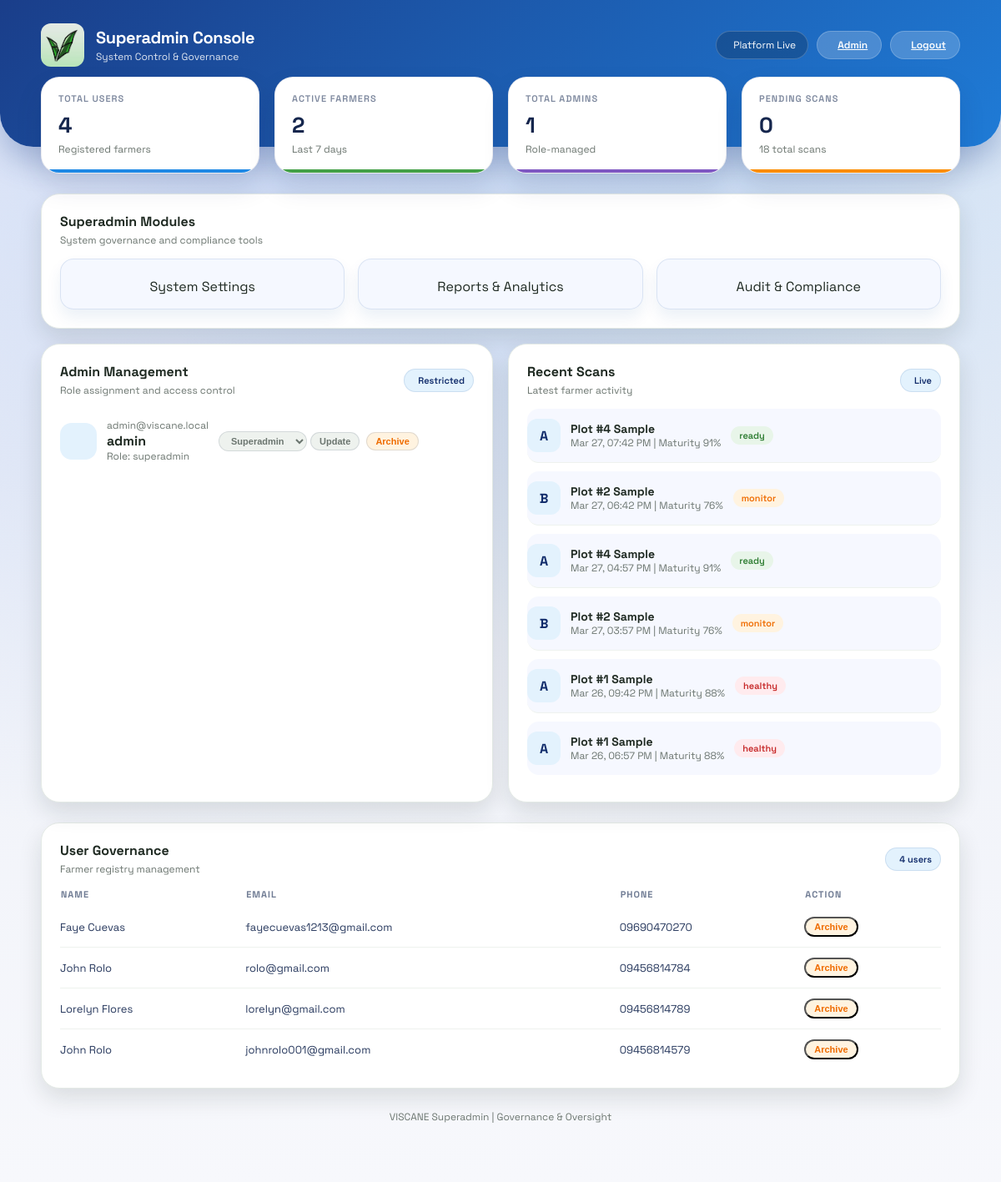
Page /superadmin (signed in) on the earlier database version.
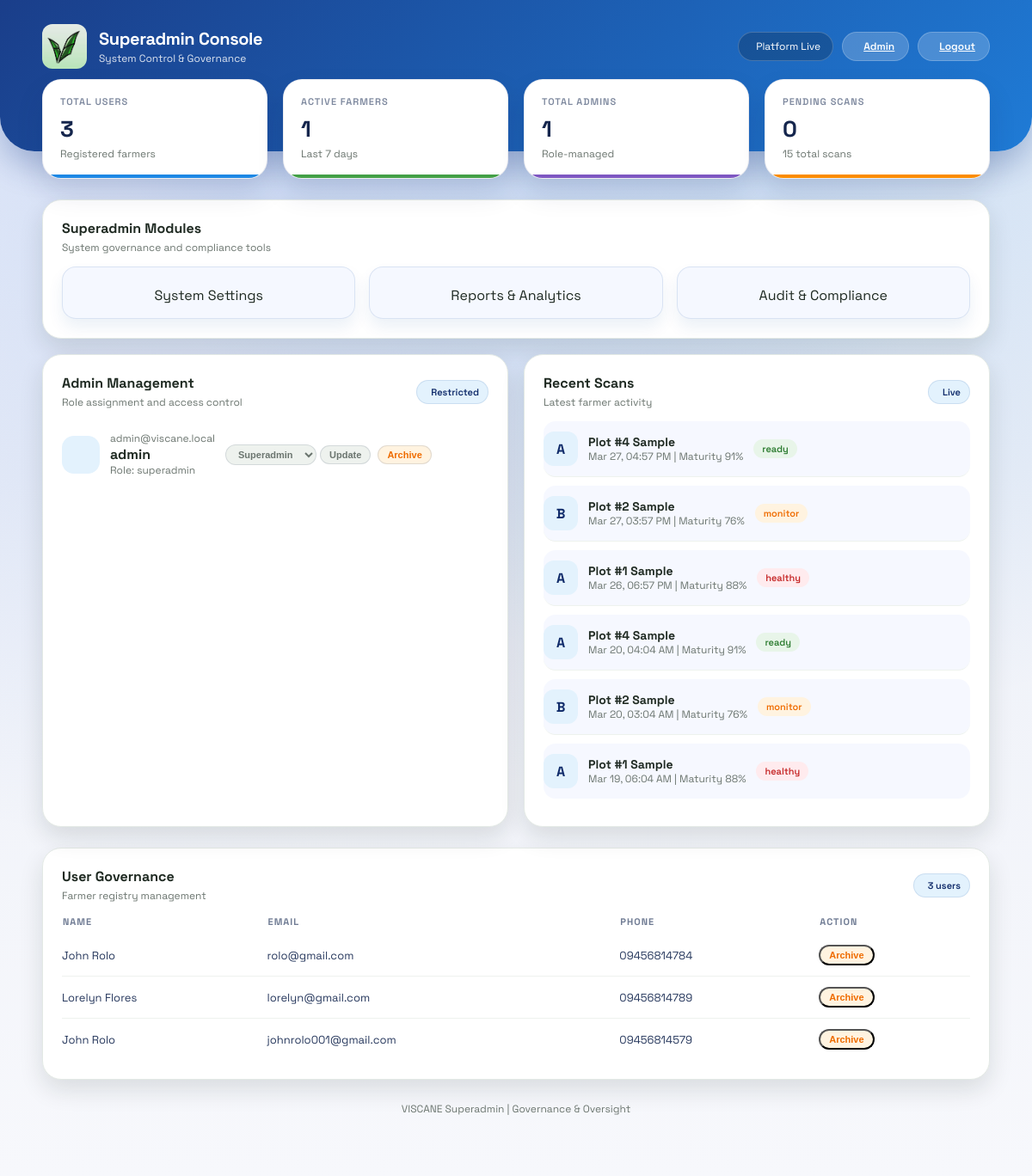
Same page on the later database version.
### models.py (models this page shows)
class Admin(db.Model):
    id = db.Column(db.Integer, primary_key=True)
    username = db.Column(db.String(80), unique=True, nullable=False)
    email = db.Column(db.String(120), unique=True, nullable=False)
    password_hash = db.Column(db.String(200), nullable=False)
    role = db.Column(db.String(40), nullable=False, default='admin')
    is_archived = db.Column(db.Boolean, nullable=False, default=False)

class Scan(db.Model):
    id = db.Column(db.Integer, primary_key=True)
    user_id = db.Column(db.Integer, db.ForeignKey('user.id', ondelete='CASCADE'), nullable=False)
    plot_name = db.Column(db.String(80), nullable=False)
    grade = db.Column(db.String(2), nullable=False)
    maturity_pct = db.Column(db.Integer, nullable=False)
    status = db.Column(db.String(20), nullable=False, default='pending')
    created_at = db.Column(db.DateTime, default=datetime.utcnow, nullable=False)
    user = db.relationship('User', backref=db.backref('scans', lazy=True, cascade='all, delete-orphan'))

class User(db.Model):
    id = db.Column(db.Integer, primary_key=True)
    fullname = db.Column(db.String(100), nullable=False)
    email = db.Column(db.String(120), unique=True, nullable=False)
    phone = db.Column(db.String(20), nullable=False)
    password = db.Column(db.String(200), nullable=False)
    province = db.Column(db.String(120), nullable=True)
    municipality = db.Column(db.String(120), nullable=True)
    barangay = db.Column(db.String(120), nullable=True)
    is_active = db.Column(db.Boolean, nullable=False, default=True)
    is_archived = db.Column(db.Boolean, nullable=False, default=False)

### app.py (the view)
@app.route('/superadmin')
@role_required('superadmin')
def superadmin_portal():
    total_users = User.query.filter_by(is_archived=False).count()
    total_admins = Admin.query.filter_by(is_archived=False).count()
    seven_days_ago = datetime.utcnow() - timedelta(days=7)
    active_user_ids = db.session.query(User.id).filter(User.is_archived.is_(False)).subquery()
    active_farmers = db.session.query(Scan.user_id).filter(
        Scan.created_at >= seven_days_ago,
        Scan.user_id.in_(active_user_ids)
    ).distinct().count()
    total_scans = Scan.query.count()
    pending_scans = Scan.query.filter(
        Scan.status == 'pending',
        Scan.user_id.in_(active_user_ids)
    ).count()
    admins = Admin.query.filter_by(is_archived=False).order_by(Admin.id.desc()).all()
    users = User.query.filter_by(is_archived=False).order_by(User.id.desc()).limit(8).all()
    recent_scans = Scan.query.filter(Scan.user_id.in_(active_user_ids)).order_by(Scan.created_at.desc()).limit(6).all()
    return render_template(
        'superadmin.html',
        total_users=total_users,
        total_admins=total_admins,
        active_farmers=active_farmers,
        total_scans=total_scans,
        pending_scans=pending_scans,
        admins=admins,
        users=users,
        recent_scans=recent_scans,
        current_admin=get_current_admin()
    )

### app.py (called while the page is built)
def role_required(required_role):
    def decorator(view):
        @wraps(view)
        def wrapped(*args, **kwargs):
            admin_id = session.get('admin_id')
            if not admin_id:
                return redirect(url_for('admin_login'))
            admin = Admin.query.get(admin_id)
            if not admin or admin.is_archived or admin.role != required_role:
                return redirect(url_for('admin_portal'))
            return view(*args, **kwargs)
        return wrapped
    return decorator

def get_current_admin():
    admin_id = session.get('admin_id')
    if not admin_id:
        return None
    admin = Admin.query.get(admin_id)
    if not admin or admin.is_archived:
        return None
    return admin

### templates/superadmin.html (shortened to what the changed rows need)
<!DOCTYPE html>
<html lang="en">
<head>
    <link rel="stylesheet" href="{{ url_for('static', filename='style.css') }}">
</head>
<body class="admin-layout superadmin-layout">
    <main class="dashboard-container fade-in">
        <section class="stats-grid superadmin-stats">
            <div class="stat-card accent-blue">
                <div class="stat-label">Total Users</div>
                <div class="stat-value">{{ total_users }}</div>
                <div class="stat-meta">Registered farmers</div>
            </div>
            <div class="stat-card accent-green">
                <div class="stat-label">Active Farmers</div>
                <div class="stat-value">{{ active_farmers }}</div>
                <div class="stat-meta">Last 7 days</div>
            </div>
            <div class="stat-card accent-orange">
                <div class="stat-label">Pending Scans</div>
                <div class="stat-value">{{ pending_scans }}</div>
                <div class="stat-meta">{{ total_scans }} total scans</div>
            </div>
        </section>
        <section class="section-grid two-col">
            <div class="panel superadmin-panel">
                {% if admins %}
                    {% for admin in admins %}
                        <div class="list-row superadmin-list-row">
                            <div class="list-badge superadmin-icon-badge">
                            </div>
                            <div class="list-main superadmin-list-main">
                                <div class="list-meta">{{ admin.email }}</div>
                                <strong>{{ admin.username }}</strong>
                                <div class="list-meta">Role: {{ admin.role }}</div>
                            </div>
                            <div class="superadmin-action-row">
                                <form method="POST" action="/superadmin/admins/role">
                                    <select name="role" class="tag superadmin-tag-select">
                                        <option value="superadmin" {% if admin.role == 'superadmin' %}selected{% endif %}>Superadmin</option>
                                    </select>
                                    <button class="tag superadmin-tag" type="submit">Update</button>
                                </form>
                                <form method="POST" action="/superadmin/admins/archive">
                                    <button class="tag warning superadmin-tag" type="submit">Archive</button>
                                </form>
                            </div>
                        </div>
                    {% endfor %}
                {% else %}
                    <div class="list-meta">No admin accounts found.</div>
                {% endif %}
            </div>
            <div class="panel superadmin-panel">
                {% if recent_scans %}
                    {% for scan in recent_scans %}
                        <div class="recent-item superadmin-recent">
                            <div class="recent-grade">{{ scan.grade }}</div>
                            <div class="superadmin-list-main">
                                <h4 style="margin: 0;">{{ scan.plot_name }}</h4>
                                <div class="list-meta">{{ scan.created_at.strftime('%b %d, %I:%M %p') }} | Maturity {{ scan.maturity_pct }}%</div>
                            </div>
                            <span class="tag {% if scan.status == 'ready' %}success{% elif scan.status == 'monitor' %}warning{% else %}alert{% endif %}">{{ scan.status }}</span>
                        </div>
                    {% endfor %}
                {% else %}
                    <div class="list-meta">No scans yet.</div>
                {% endif %}
            </div>
        </section>
        <section class="panel superadmin-panel">
            <div class="panel-header">
                <div>
                    <h3 class="panel-title">User Governance</h3>
                    <p class="panel-subtitle">Farmer registry management</p>
                </div>
                <span class="badge superadmin-badge">{{ total_users }} users</span>
            </div>
            <table class="data-table">
                <thead>
                    <tr>
                        <th>Name</th>
                        <th>Email</th>
                        <th>Phone</th>
                        <th>Action</th>
                    </tr>
                </thead>
                <tbody>
                    {% if users %}
                        {% for user in users %}
                            <tr>
                                <td>{{ user.fullname }}</td>
                                <td>{{ user.email }}</td>
                                <td>{{ user.phone }}</td>
                                <td>
                                    <form method="POST" action="/superadmin/users/archive">
                                        <button class="tag warning" type="submit" onclick="return confirm('Archive this user?')">Archive</button>
                                    </form>
                                </td>
                            </tr>
                        {% endfor %}
                    {% else %}
                        <tr>
                            <td colspan="4">No users found.</td>
                        </tr>
                    {% endif %}
                </tbody>
            </table>
        </section>
    </main>
</body>
</html>

Differences in the rows shown:
removed Scan: grade "A", plot_name "Plot #4 Sample", created_at "Mar 27, 07:42 PM", maturity_pct "91", status "ready"
removed Scan: grade "B", plot_name "Plot #2 Sample", created_at "Mar 27, 06:42 PM", maturity_pct "76", status "monitor"
removed Scan: grade "A", plot_name "Plot #1 Sample", created_at "Mar 26, 09:42 PM", maturity_pct "88", status "healthy"
removed User: fullname "Faye Cuevas", email "fayecuevas1213@gmail.com", phone "09690470270"
now on this page (row unchanged): Scan: grade "A", plot_name "Plot #4 Sample", created_at "Mar 20, 04:04 AM", maturity_pct "91", status "ready"
now on this page (row unchanged): Scan: grade "B", plot_name "Plot #2 Sample", created_at "Mar 20, 03:04 AM", maturity_pct "76", status "monitor"
now on this page (row unchanged): Scan: grade "A", plot_name "Plot #1 Sample", created_at "Mar 19, 06:04 AM", maturity_pct "88", status "healthy"
Other differences:
{{ total_users }}: "4" → "3"
{{ active_farmers }}: "2" → "1"
{{ total_scans }}: "18" → "15"
